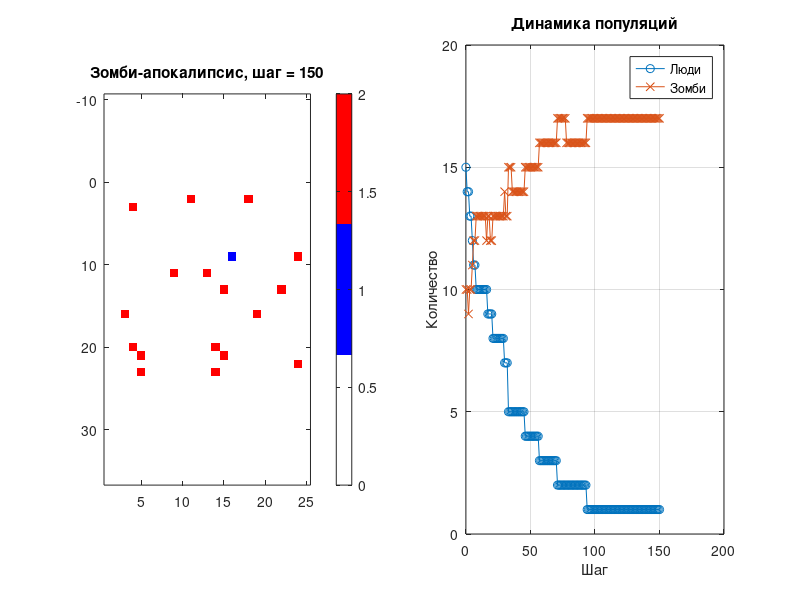

Source code (MATLAB):
Nx = 25;
Ny = 25;

NL = 15;
NZ = 10;
pKill = 0.3;
maxSteps = 200;

rand("state", 1);

% 0 - пусто, 1 - человек, 2 - зомби
grid = zeros(Nx, Ny);

% случайное размещение людей
placed = 0;
while placed < NL
    x = randi(Nx);
    y = randi(Ny);
    if grid(x,y) == 0
        grid(x,y) = 1;
        placed = placed + 1;
    end
end

% случайное размещение зомби
placed = 0;
while placed < NZ
    x = randi(Nx);
    y = randi(Ny);
    if grid(x,y) == 0
        grid(x,y) = 2;
        placed = placed + 1;
    end
end

humansHistory = zeros(maxSteps + 1, 1);
zombiesHistory = zeros(maxSteps + 1, 1);
humansHistory(1) = sum(grid(:) == 1);
zombiesHistory(1) = sum(grid(:) == 2);

figure("Name", "Зомби апокалипсис");
for t = 1:maxSteps
    [rows, cols] = find(grid > 0);
    order = randperm(length(rows));
    for k = 1:length(order)
        i = rows(order(k));
        j = cols(order(k));
        if grid(i,j) == 0
            continue;
        end
        type = grid(i,j);
        direction = randi(4);
        ni = i;
        nj = j;
        if direction == 1
            ni = mod(i-2, Nx) + 1;
        elseif direction == 2
            ni = mod(i, Nx) + 1;
        elseif direction == 3
            nj = mod(j-2, Ny) + 1;
        else
            nj = mod(j, Ny) + 1;
        end
        if grid(ni,nj) == 0
            grid(ni,nj) = type;
            grid(i,j) = 0;
        end
    end

    newGrid = grid;
    [zx, zy] = find(grid == 2);
    for z = 1:length(zx)
        i = zx(z);
        j = zy(z);
        neighbors = [
            mod(i-2,Nx)+1, j;
            mod(i,Nx)+1, j;
            i, mod(j-2,Ny)+1;
            i, mod(j,Ny)+1
        ];
        for n = 1:4
            x = neighbors(n,1);
            y = neighbors(n,2);
            if grid(x,y) == 1
                if rand < pKill
                    newGrid(i,j) = 0;
                else
                    newGrid(x,y) = 2;
                end
            end
        end
    end
    grid = newGrid;

    % статистика
    humansHistory(t+1) = sum(grid(:) == 1);
    zombiesHistory(t+1) = sum(grid(:) == 2);
    if mod(t,5) == 0 || t == 1 || t == maxSteps
        subplot(1,2,1);
        imagesc(grid);
        axis equal tight;
        title(["Зомби-апокалипсис, шаг = " num2str(t)]);
        colormap([1 1 1; 0 0 1; 1 0 0]);
        colorbar;

        subplot(1,2,2);
        plot(0:t, humansHistory(1:t+1), "-o", 0:t, zombiesHistory(1:t+1), "-x");
        legend("Люди", "Зомби");
        xlabel("Шаг");
        ylabel("Количество");
        title("Динамика популяций");
        set(gca, "xgrid", "on", "ygrid", "on");
        drawnow;
    end

    % Кто победил
    if humansHistory(t+1) == 0 || zombiesHistory(t+1) == 0
        break;
    end
end

if humansHistory(t+1) == 0
    disp("Победили зомби");
elseif zombiesHistory(t+1) == 0
    disp("Победили люди");
else
    disp("Достигнут лимит шагов");
end

pause;
